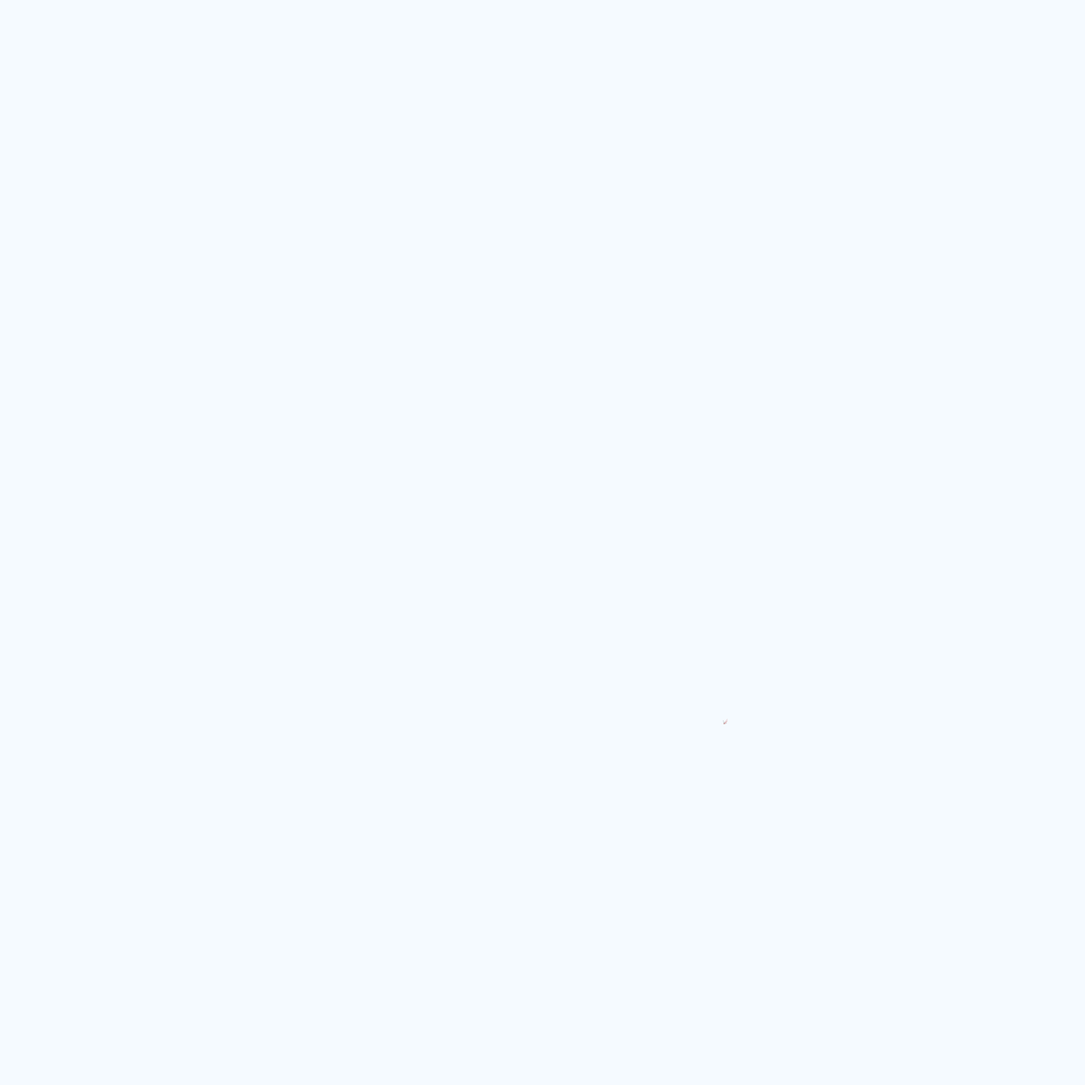
Frame 1 (no input)
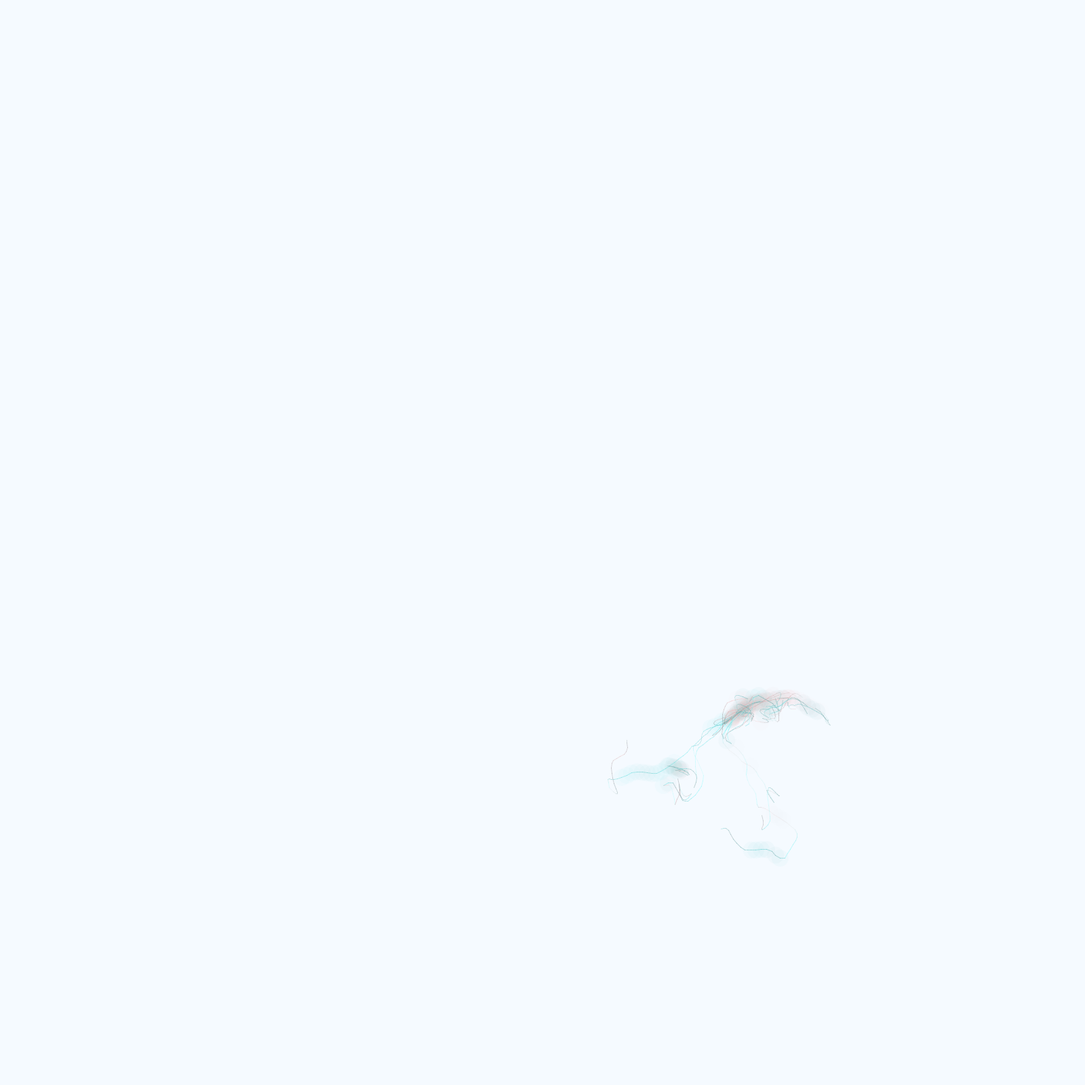
Frame 60 (the mouse pressed at the canvas centre just before this capture)
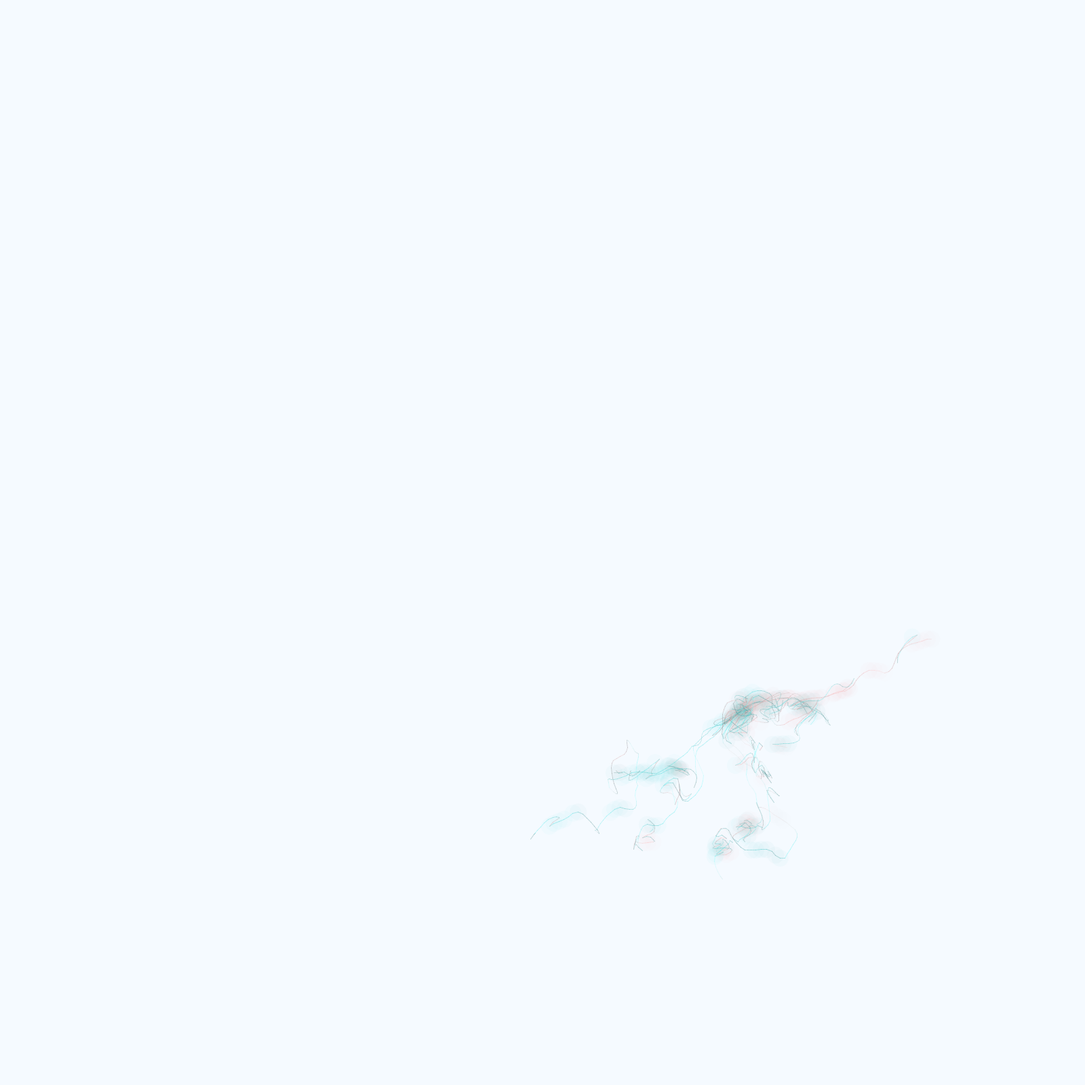
Frame 120 (the mouse held since frame 60 and released just before this capture)

The Processing sketch that drew these frames (run headless with seeded random() and noise(); from frame 60 on, the mouse is pressed at the canvas centre):

// Processing sketch: flow_test2
// ── flow_test2.pde


int x_cnt = 80;
int y_cnt = 80;
int particle_cnt = 12; //more of these makes everything converge on origin

//int grid_size_x = 50;
//int grid_size_y = 50;

float row_cell_size;
float col_cell_size;
grid_cell[][] cells;
g_particle[] particles;

void setup() {
   size(1600,1600);
   background(245,250,255);

    row_cell_size = width / x_cnt;
    col_cell_size = height / y_cnt;
  
  cells = new grid_cell[x_cnt][y_cnt];
  float x_off = 0;
  float y_off = 10000;
  float grid_noise = noise(x_off, y_off);
  float noise_inc_x = 0.01;
  float noise_inc_y = 0.02;
  float grid_vel_scale = 2;
  
  //init grid
  for(int i = 0; i < x_cnt; i++) {
    for(int j = 0; j < y_cnt; j++) {
        
       float x_cent = i * row_cell_size  + row_cell_size/2; 
       float y_cent = j * col_cell_size  + col_cell_size/2;  
       //println(x_cent, y_cent);
       
       PVector k = new PVector(x_cent, y_cent);
       PVector s = new PVector(row_cell_size, col_cell_size);
       PVector cell_vel = new PVector();
       PVector m = new PVector();
       
       if(i % 4 == 0 && i > 1 && j > 1) {
         cell_vel.set(cells[i-1][j-1].flow_vel);
         m.set(random(1) * i, random(1) * j);
       } else {
         //cell_vel.set(random(-5,5), random(-5,5));
         cell_vel.set(map(noise(x_off, y_off), 0, 1, grid_vel_scale * -1, grid_vel_scale), map(noise(x_off, y_off), 0, 1, grid_vel_scale * -1, grid_vel_scale));
         m.set(random(-.5,.5) * i, random(-.5,.5) * j);
         cell_vel.set(cos(radians(360/x_cent)), sin(radians(360/y_cent)));
       }
       
       //grid_cell g = new grid_cell(k, s, l, m);
       cells[i][j] = new grid_cell(k, s, cell_vel, m);
       
       
       //println("i: ", i, " j: ", j);
       //cells[i][j].display();
       x_off =+ noise_inc_x;
        
    } //j
    y_off += noise_inc_y; 
  }  //i
  
  //init particles
  particles = new g_particle[particle_cnt];
  
  for(int p = 0; p < particle_cnt; p++) {
    PVector particle_loc = new PVector();
    particle_loc.x = (random(width-width/3, width/3));
    particle_loc.y = (random(height-height/3, height/3));
    
    PVector v = new PVector();
    v.x = randomGaussian()*2;
    v.y = randomGaussian()*2;
    particles[p] = new g_particle(particle_loc, v);
  
  } //p
  
} //setup


void draw() {
  //background(240,240,240);
  //particles
      for(int p = 0; p < particle_cnt; p++) {
        particles[p].get_cell(cells); //find parent cell
        //println("P: ", particles[p].parent_cell.flow_mag.x, particles[p].parent_cell.flow_mag.x);
        
        particles[p].apply_force(particles[p].parent_cell.flow_vel);
        
        //attract particles
        for(int k = 0; k < particle_cnt; k++) {
            if(k != p) {
              PVector grav = particles[p].attract(particles[k]);
              grav.mult(-1); //repel instead
              particles[p].apply_force(grav);
            }
        }
        //particles[p].apply_force(new PVector(-1,-1));
         
        
         //if(p > 0) {
         //  particles[p].apply_force(particles[p-1].vel);
         //}
          
        particles[p].check_edges();
        particles[p].update();
        
         
         
         particles[p].display();
          
      } //p
      
     //update cells
       for(int i = 0; i < x_cnt; i++) {
          for(int j = 0; j < y_cnt; j++) {
              cells[i][j].update_cell_force();  //make rules about this
          }
       }
       
       //if(frameCount % 100 == 0) { println(frameCount); }
    
} //draw
// ── g_particle.pde
class g_particle {
 
  PVector loc;
  PVector prev_loc;
  PVector vel;
  PVector acc;
  float mass;
  grid_cell parent_cell;
  float topspeed = 8;
  
  g_particle(PVector pos, PVector veloc) {
     loc = pos.copy();
     prev_loc = pos.copy();
     mass = random(25.0);
     
     vel = veloc.copy();
     acc = new PVector(0,0);
     //vel.x = .5;
     //vel.y = .5;
  }
  
  void display() {
     float r= map(vel.x, -topspeed, topspeed, 0, 255);  
     float g = map(vel.y, -topspeed, topspeed, 100, 255);
     float b = map(vel.y, -topspeed, topspeed, 100, 255);
     float al = map(mass, 0, 75, 80, 20);
     
     stroke(r, g, b, al);
     //ellipse(loc.x, loc.y, 20, 20);
     line(loc.x, loc.y, prev_loc.x, prev_loc.y);
     
     if (vel.x > .8 * topspeed || vel.x <= .8 * topspeed * -1) {
       noStroke();
       fill(r, g, b, al/10);
       ellipse(loc.x, loc.y, 25, 25);
     }
  }
  
  void get_cell(grid_cell[][] cells) {
     
    //println("x: ", cells.length);
    
    for(int x = 0; x < cells.length; x++) {
      for(int y = 0; y < cells.length; y++) {
        
        if(loc.x > cells[x][y].ul.x && loc.x < cells[x][y].br.x &&
             loc.y > cells[x][y].ul.y && loc.y < cells[x][y].br.y) {
               //println("Parent: ", cells[x][y].centre.x, cells[x][y].centre.y);
               parent_cell = cells[x][y];
             }           
        //println(cells[x][y].centre.x, " :: ", cells[x][y].cell_size.y);
        //println("L:", loc.x, "  C: ", cells[x][y].br.x, cells[x][y].ul.x);
         
       } //x
    } //y
  } //get_cell
  
  void apply_force(PVector force) {
     PVector f = PVector.div(force, mass);
     acc.add(f);
  }
  
  PVector attract(g_particle g) {
      PVector dir = PVector.sub(loc, g.loc);
      float dist = dir.mag();
      dir.normalize();
      
      dist = max(dist, 5);
      
      float strength = (1 * mass * g.mass) / (dist * dist);
      dir.mult(strength); // try 20 for arbirtrary strength
      return dir;
  }
  
   void update() {
      prev_loc = loc.get();
      //PVector mag = parent_cell.flow_mag.get();
      //println("PMag: ", mag.x, mag.y);
      //println("Acc: ", acc.x, acc.y);
      
      vel = vel.add(acc); 
      vel.limit(topspeed);
      vel.limit(-1 * topspeed);
      
      loc.add(vel); 
      
      acc.mult(0);
      
      
   }
    
  void check_edges() {
   //check edges
      if (loc.x > width || loc.x < 0) {
        acc.x *= -1;
        //vel.y *= -1;
      }
      
      if (loc.y > height || loc.y < 0) {
        acc.y *= -1;
        //vel.x *= -1;
      } 
  }
  
  void update_loc() {
      
  }
  
}
// ── grid_cell.pde
class grid_cell {

    PVector centre;
    PVector flow_vel;
    PVector flow_mag;
    PVector cell_size;
    float grid_rect_display_scale = 0.8; // only for displaying rects in the grid
    PVector ul;
    PVector br;
    float strength;
 
    grid_cell(PVector c, PVector c_size, PVector vel, PVector mag) {
        centre = c.get();
        flow_vel = vel.get();
        flow_mag = mag.get();
        cell_size = c_size.get();
        
        //println("centre: ", centre.x, "cell_size: ", cell_size.x);
        
        //scaling factor - power of cell
        strength = randomGaussian()*3 + 5;
        
        ul = new PVector();
        br = new PVector();
        
        ul.x = centre.x - (cell_size.x / 2);
        ul.y = centre.y - (cell_size.y / 2);
        
        br.x = centre.x + (cell_size.x / 2);
        br.y = centre.y + (cell_size.y / 2);
    }
    
    void display() {
       rectMode(CENTER);
       rect(centre.x, centre.y, cell_size.x * grid_rect_display_scale, cell_size.y * grid_rect_display_scale);
       ellipse(ul.x, ul.y, 10, 10);
       ellipse(br.x, br.y, 10, 10);
       line(centre.x, centre.y, centre.x + flow_vel.x, centre.y + flow_vel.y);
       PVector vel_disp = flow_vel.copy();
       vel_disp.mult(5);
       println("Cell: ", centre.x, centre.y, centre.x + vel_disp.x, centre.y + vel_disp.y);
    }
    
    void update_cell_force() {
     flow_vel.x += randomGaussian()*5;
     flow_vel.y += randomGaussian()*5;
    
     //flow_vel.limit(20);
     //flow_vel.limit(-20);
     //flow_vel.div(strength);
     
     //flow_mag.x = flow_vel.x;
     //flow_mag.y = flow_vel.y;
     //flow_mag = flow_mag.div(.9); 
     
    }
    
    
}
